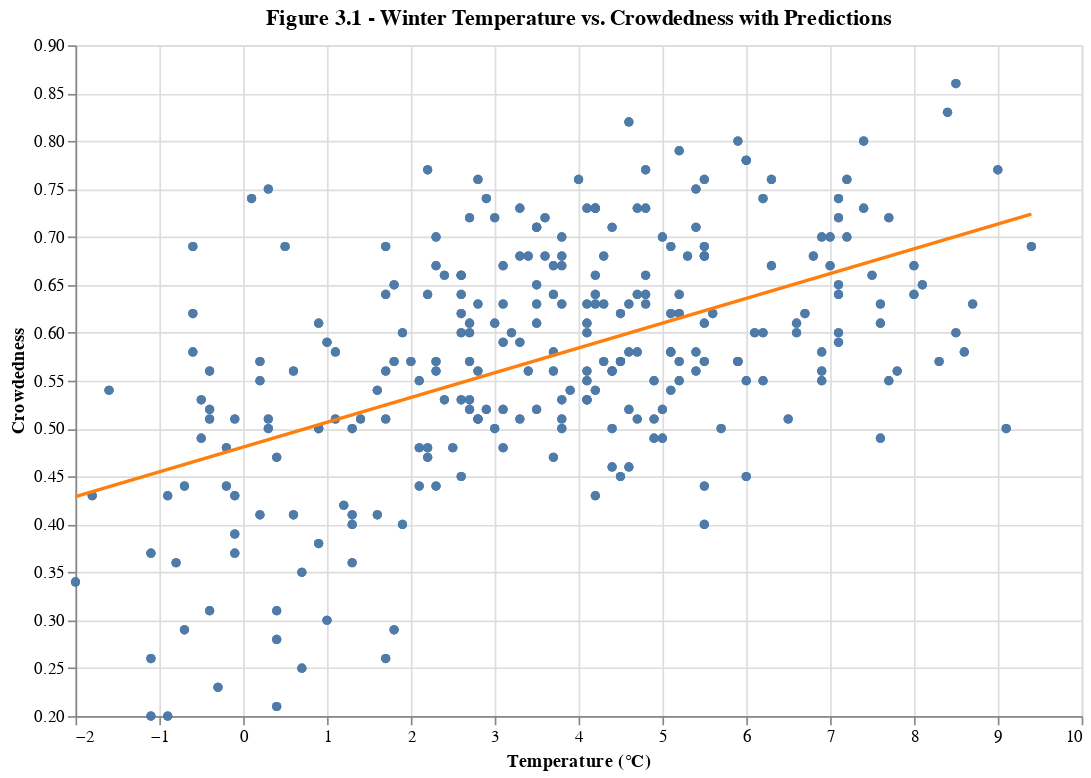

The cell this chart's notebook holds for it:
### Markdown cell above
**Visualize linear regression model for winter**

### Code cell
# Prepare data for prediction grid
winter_prediction_grid = winter_months_df[['Temperature']].agg(['min', 'max']).reset_index(drop=True)
winter_preds = winter_prediction_grid.assign(
    predicted=lm_winter.predict(winter_prediction_grid)
)

# Visualization using Altair
all_points_winter = alt.Chart(winter_months_df).mark_circle(opacity=0.4).encode(
    x=alt.X("Temperature")
        .scale(zero=False)
        .title("Temperature (°C)"),
    y=alt.Y("Crowdedness")
        .scale(zero=False)
        .title("Crowdedness")
)


# Line chart of predictions
winter_preds_plot = all_points_winter + alt.Chart(winter_preds).mark_line(
    color="#ff7f0e"
).encode(
    x="Temperature",
    y="predicted",
    tooltip=alt.Tooltip(['Temperature', 'predicted'])
).properties(width=600,
             height=400,
             title="Figure 3.1 - Winter Temperature vs. Crowdedness with Predictions")

winter_preds_plot

### Figure 1 — Vega-Lite specification as saved in the notebook (floating-point values rounded to 4 significant figures; data arrays with more than 128 entries replaced by an {"elided": "..."} marker saying what was removed)
{"config": {"view": {"continuousWidth": 300, "continuousHeight": 300}}, "layer": [{"data": {"name": "data-126024be31ce6fb85da2b795e6a81173"}, "mark": {"type": "circle", "opacity": 0.4}, "encoding": {"x": {"field": "Temperature", "scale": {"zero": false}, "title": "Temperature (°C)", "type": "quantitative"}, "y": {"field": "Crowdedness", "scale": {"zero": false}, "title": "Crowdedness", "type": "quantitative"}}}, {"data": {"name": "data-be83e642995e5416423d8c2fe927351b"}, "mark": {"type": "line", "color": "#ff7f0e"}, "encoding": {"tooltip": [{"field": "Temperature", "type": "quantitative"}, {"field": "predicted", "type": "quantitative"}], "x": {"field": "Temperature", "type": "quantitative"}, "y": {"field": "predicted", "type": "quantitative"}}, "title": "Figure 3.1 - Winter Temperature vs. Crowdedness with Predictions"}], "height": 400, "width": 600, "$schema": "https://vega.github.io/schema/vega-lite/v5.16.3.json", "datasets": {"data-126024be31ce6fb85da2b795e6a81173": {"elided": "1869 records"}, "data-be83e642995e5416423d8c2fe927351b": [{"Temperature": -2.0, "predicted": 0.429}, {"Temperature": 9.4, "predicted": 0.7239}]}}
